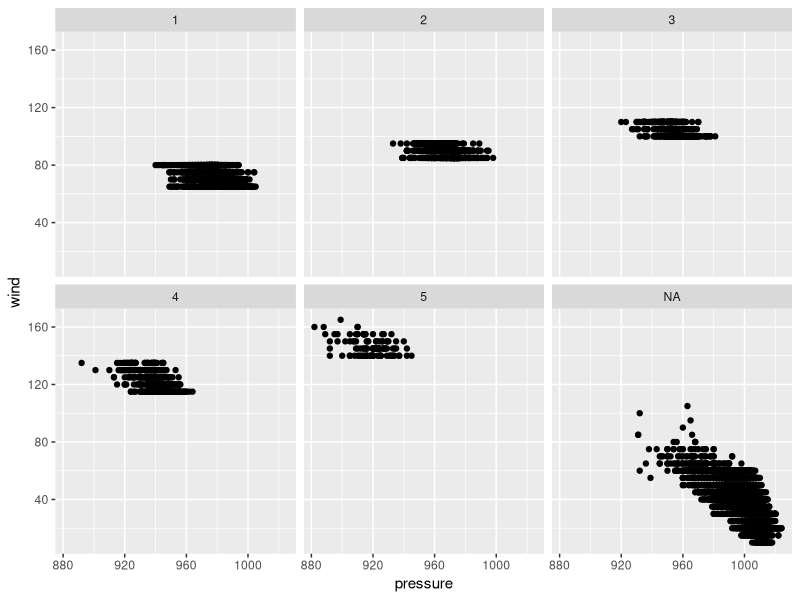

The R source for this figure:
## ---- chunk 1
library (tidyverse)
ggplot (data = storms) + 
  geom_point(mapping = aes(x= pressure, y = wind)) +
  facet_wrap(~category)
